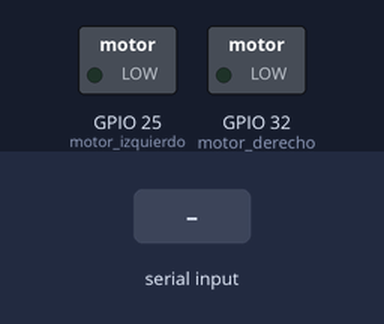
Bench run of a sketch on a simulated ESP32. Parts: switched loads named in the sketch (green lamp = pin HIGH). Dashed ring = blinking. The test bench sets the inputs (shaded band). Nothing arrives over Bluetooth unless stated; what the sketch prints to the serial monitor is not drawn.

Above: at 1.2 s.
1.3 s: "e" received over the second serial link
At 2.1 s:
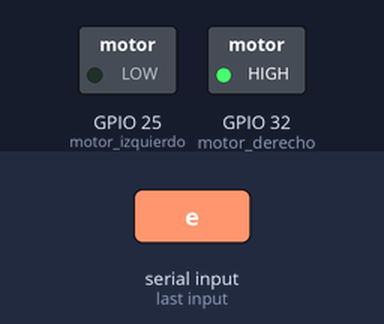
At 3.1 s:
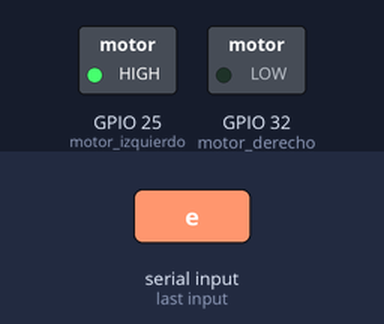
4.3 s: "c" received over the second serial link
7.3 s: "a" received over the second serial link
At 8.1 s:
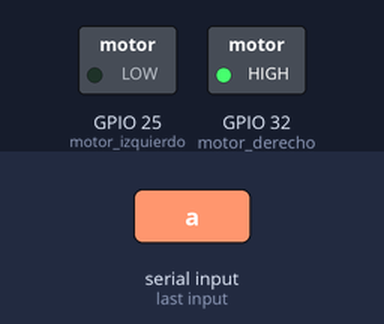
Timing chart, 0 to 10.8 s (numbered marks = the images above; inputs shaded):
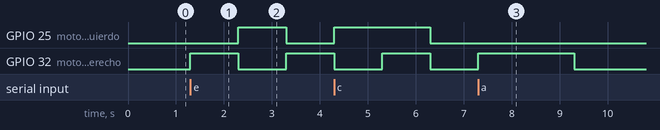

Measured:
- after the input at 1.3 s, GPIO 25 (motor_izquierdo): LOW → HIGH after 1.0 s, → LOW 1.0 s later; GPIO 32 (motor_derecho): LOW → HIGH at once, → LOW 1.0 s later, → HIGH 1.0 s later
- after the input at 7.3 s, GPIO 32 (motor_derecho): LOW → HIGH at once, → LOW 2.0 s later

The sketch:

programa_circuito_chaleco.ino
```cpp
                                         /* ESCUELA POLITECNICA NACIONAL
                                        ESCUELA DE FORMACION DE TEGNOLOGOS

PROYECTO: "Implementación de un sistema de navegación para ciclistas, que le permita llegar a una dirección"
AUTORES: Kelly Soto, Daniel Guamán
*/


// libreria para la comunicación serial bluetooth basado en el ejemplo de Evandro Copercini
#include "BluetoothSerial.h"

// lineas de código para comprobar si el Bluetooth esta habilitado correctamente
#if !defined(CONFIG_BT_ENABLED) || !defined(CONFIG_BLUEDROID_ENABLED)
#error Bluetooth is not enabled! Please run `make menuconfig` to and enable it
#endif

// instancia de blutoothSerial denominado esp32
BluetoothSerial esp32;

// GPIO donde se encuentran conectados los motores de vibración
const int motor_derecho=32;    //33
const int motor_izquierdo=25;  //26

void setup() {

  pinMode(motor_derecho,OUTPUT);     //declaración del pin como salida
  pinMode(motor_izquierdo,OUTPUT);   //declaración del pin como salida
  Serial.begin(115200);              //inicio de comunicacion serie con una velocidad 115200 baudios
  esp32.begin("chaleco smart");      //nombre del dispositivo bluetooth
  Serial.println("dispositivo coenectado exitosamente!");
}

void loop() {

  char comando;           //variable donde se guarda el comando recibido mediante Bluetooth

  //estas lineas comprueban si hay información disponoble para leer en la isntancia bluetooth creada
  //si los hay, esa información sera visualizada en el monitor serie
  if (esp32.available()) {
    comando=esp32.read(); //guarda los datos recibidos en la variable comando


  //esta función compara los datos recibidos y permite activar los motores de vibración
    switch(comando){

    case 'a':
      Serial.write(" comando 'a' recibido ---> Activación del Modo 1");
      digitalWrite (motor_derecho,HIGH);
      delay(2000);
      digitalWrite (motor_derecho,LOW);
    break;

    case 'b':
      Serial.write(" comando 'b' recibido ---> Activación del Modo 2");
      digitalWrite (motor_izquierdo,HIGH);
      delay(2000);
      digitalWrite (motor_izquierdo,LOW);
    break;

    case 'c':
      Serial.write(" comando 'c' recibido ---> Activación del Modo 3");
      digitalWrite (motor_derecho,HIGH);
      digitalWrite (motor_izquierdo,HIGH);
      delay(1000);
      digitalWrite (motor_derecho,LOW);
      digitalWrite (motor_izquierdo,LOW);

    break;

    case 'd':
      Serial.write(" comando 'd' recibido ---> Activación del Modo 4");
      digitalWrite (motor_derecho,HIGH);
      digitalWrite (motor_izquierdo,HIGH);
      delay(2000);
      digitalWrite (motor_derecho,LOW);
      digitalWrite (motor_izquierdo,LOW);
      delay(2000),
      digitalWrite (motor_derecho,HIGH);
      digitalWrite (motor_izquierdo,HIGH);
      delay(2000);
      digitalWrite (motor_derecho,LOW);
      digitalWrite (motor_izquierdo,LOW);

    break;


    case 'e':
      Serial.write(" comando 'e' recibido ---> Activación del Modo 5");
      digitalWrite (motor_derecho,HIGH);
      digitalWrite (motor_izquierdo,LOW);
      delay(1000);
      digitalWrite (motor_derecho,LOW);
      digitalWrite (motor_izquierdo,HIGH);
      delay(1000),
      digitalWrite (motor_derecho,HIGH);
      digitalWrite (motor_izquierdo,LOW);
      delay(1000);
      digitalWrite (motor_derecho,LOW);
      digitalWrite (motor_izquierdo,HIGH);
      delay(1000);
      digitalWrite (motor_derecho,LOW);
      digitalWrite (motor_izquierdo,LOW);
    break;


  }
  }


}
```
